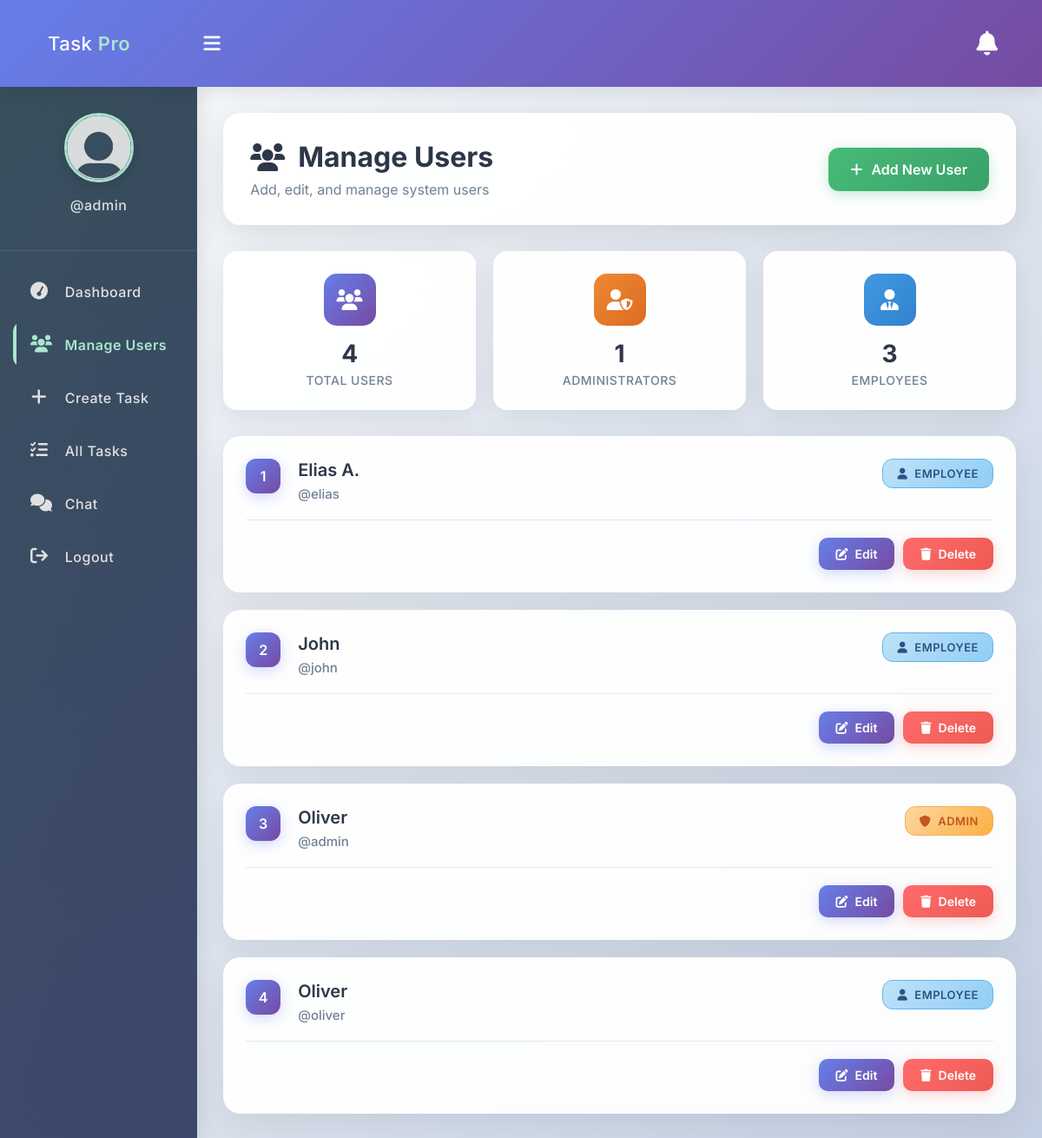
Screenshot of /user.php (signed in) with the database file from the repository.
### tables this page shows
CREATE TABLE `users` (
  `id` int(11) NOT NULL,
  `full_name` varchar(50) NOT NULL,
  `username` varchar(50) NOT NULL,
  `password` varchar(255) NOT NULL,
  `role` enum('admin','employee') NOT NULL,
  `created_at` timestamp NOT NULL DEFAULT current_timestamp()
);

### app/Model/User.php (called while the page is built, shortened)
<?php
function get_all_users($conn) {
    try {
        $sql = "SELECT * FROM users ORDER BY full_name ASC";
        $stmt = $conn->prepare($sql);
        $stmt->execute();
        return $stmt->fetchAll(PDO::FETCH_ASSOC);
    } catch (Exception $e) {
        error_log("Error in get_all_users: " . $e->getMessage());
        return [];
    }
}
?>

### user.php (the view, shortened to what this page needs)
<?php
if (isset($_SESSION['role']) && isset($_SESSION['id']) && $_SESSION['role'] == "admin") {
    include "DB_connection.php";
    include "app/Model/User.php";
    $users = get_all_users($conn);
?>
<!DOCTYPE html>
<html>
<head>
    <link rel="stylesheet" href="https://cdnjs.cloudflare.com/ajax/libs/font-awesome/6.0.0/css/all.min.css">
    <link rel="stylesheet" href="css/style.css">
</head>
<body>
    <?php include "inc/header.php" ?>
    <div class="body">
        <?php include "inc/nav.php" ?>
        <section class="section-1">
            <div class="page-header">
                <div class="header-content">
                    <h1 class="page-title">
                        <i class="fas fa-users"></i>
                        Manage Users
                    </h1>
                    <p class="page-subtitle">Add, edit, and manage system users</p>
                </div>
                <a href="add-user.php" class="add-user-btn">
                    <i class="fas fa-plus"></i>
                    Add New User
                </a>
            </div>
            <?php if ($users != 0) { ?>
                <?php
                $total_users = count($users);
                $admin_count = 0;
                $employee_count = 0;
                foreach ($users as $user) {
                    if ($user['role'] == 'admin') {
                        $admin_count++;
                    } else {
                        $employee_count++;
                    }
                }
                ?>
                <div class="stats-grid">
                    <div class="stat-card">
                        <div class="stat-icon stat-total">
                            <i class="fas fa-users"></i>
                        </div>
                        <div class="stat-number"><?= $total_users ?></div>
                        <div class="stat-label">Total Users</div>
                    </div>
                    <div class="stat-card">
                        <div class="stat-icon stat-admins">
                            <i class="fas fa-user-shield"></i>
                        </div>
                        <div class="stat-number"><?= $admin_count ?></div>
                        <div class="stat-label">Administrators</div>
                    </div>
                    <div class="stat-card">
                        <div class="stat-icon stat-employees">
                            <i class="fas fa-user-tie"></i>
                        </div>
                        <div class="stat-number"><?= $employee_count ?></div>
                        <div class="stat-label">Employees</div>
                    </div>
                </div>
                <div class="users-container">
                    <?php $i = 0; foreach ($users as $user) { ?>
                    <div class="user-card">
                        <div class="user-header">
                            <div class="user-number"><?= ++$i ?></div>
                            <div class="user-info">
                                <h3 class="user-name"><?= htmlspecialchars($user['full_name']) ?></h3>
                                <div class="user-username">@<?= htmlspecialchars($user['username']) ?></div>
                            </div>
                            <div class="role-badge <?= $user['role'] == 'admin' ? 'role-admin' : 'role-employee' ?>">
                                <i class="fas fa-<?= $user['role'] == 'admin' ? 'shield-alt' : 'user' ?>"></i>
                                <?= htmlspecialchars(ucfirst($user['role'])) ?>
                            </div>
                        </div>
                        <div class="user-actions">
                            <a href="edit-user.php?id=<?= $user['id'] ?>" class="edit-btn">
                                <i class="fas fa-edit"></i>
                                Edit
                            </a>
                            <a href="delete-user.php?id=<?= $user['id'] ?>" class="delete-btn" onclick="return confirm('Are you sure you want to delete this user?');">
                                <i class="fas fa-trash"></i>
                                Delete
                            </a>
                        </div>
                    </div>
                    <?php } ?>
                </div>
            <?php } ?>
        </section>
    </div>
</body>
</html>
<?php
} else {
    $em = "Please login first";
    header("Location: login.php?error=$em");
    exit();
}
?>

### css/style.css (style rules this page uses)
* { padding: 0; margin: 0; box-sizing: border-box; font-family: 'Segoe UI', Tahoma, Geneva, Verdana, sans-serif; }
.body { display: flex; }
.section-1 { padding: 30px; }
.section-1 { width: 100%; background: #ffe; }
.delete-btn { text-decoration: none; display: inline-block; padding-left: 10px; border: none; background: #E00051; padding: 10px 15px; color: #fff; font-size: 16px; border-radius: 5px; cursor: pointer; outline: none; transition: background 1s; box-shadow: 0 8px 16px 0 rgba(0,0,0,0.2), 0 6px 20px 0 rgba(0,0,0,0.19); }
.edit-btn { text-decoration: none; display: inline-block; padding-left: 10px; border: none; background: #006CE0; padding: 10px 15px; color: #fff; font-size: 16px; border-radius: 5px; cursor: pointer; outline: none; transition: background 1s; box-shadow: 0 8px 16px 0 rgba(0,0,0,0.2), 0 6px 20px 0 rgba(0,0,0,0.19); }

### rows the page displays
users: full_name "Elias A.", username "elias", role "EMPLOYEE"
users: full_name "John", username "john", role "EMPLOYEE"
users: full_name "Oliver", username "admin", role "ADMIN"
users: full_name "Oliver", username "oliver", role "EMPLOYEE"

### other values shown
$_SESSION['username'] "admin"
$total_users "4"
$admin_count "1"
$employee_count "3"
